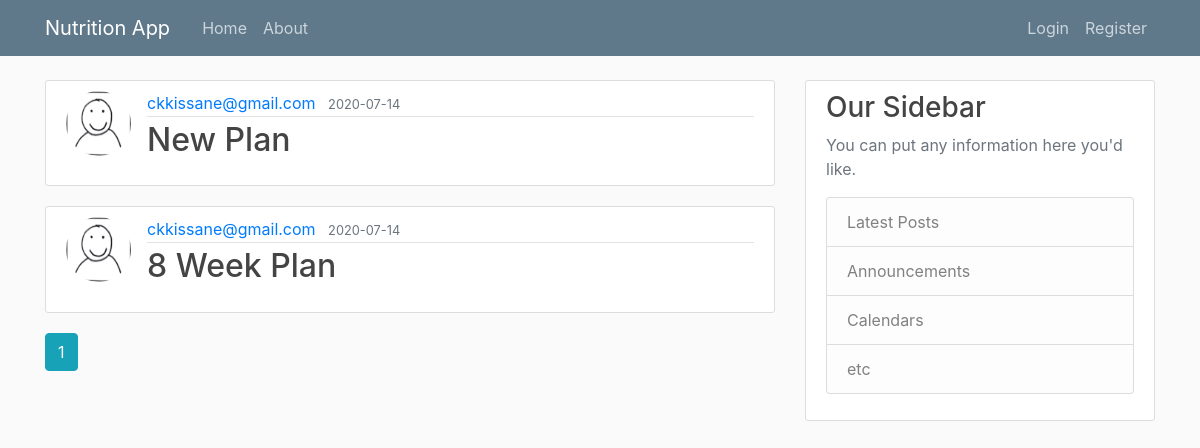
The page /home on the database its author committed.
### nutritionapp/models.py (models this page shows, shortened)
class Post(db.Model):
    id = db.Column(db.Integer, primary_key=True)
    title = db.Column(db.String(100), nullable=False)
    start_date = db.Column(db.String(100), nullable=False)
    body_weight = db.Column(db.String(100), nullable=False)
    weekly_bw1 = db.Column(db.String(100), nullable=True)
    weekly_bw2 = db.Column(db.String(100), nullable=True)
    weekly_bw3 = db.Column(db.String(100), nullable=True)
    weekly_bw4 = db.Column(db.String(100), nullable=True)
    weekly_bw5 = db.Column(db.String(100), nullable=True)
    weekly_bw6 = db.Column(db.String(100), nullable=True)
    weekly_bw7 = db.Column(db.String(100), nullable=True)
    weekly_bw8 = db.Column(db.String(100), nullable=True)
    weekly_calories1 = db.Column(db.Integer, nullable=True)
    weekly_calories2 = db.Column(db.Integer, nullable=True)
    weekly_calories3 = db.Column(db.Integer, nullable=True)
    weekly_calories4 = db.Column(db.Integer, nullable=True)
    weekly_calories5 = db.Column(db.Integer, nullable=True)
    weekly_calories6 = db.Column(db.Integer, nullable=True)
    weekly_calories7 = db.Column(db.Integer, nullable=True)
    weekly_calories8 = db.Column(db.Integer, nullable=True)
    tdee = db.Column(db.String(100), nullable=False)
    date_posted = db.Column(db.DateTime, nullable=False, default=datetime.utcnow)
    user_id = db.Column(db.Integer, db.ForeignKey('user.id'), nullable=False)

class User(db.Model, UserMixin):
    id = db.Column(db.Integer, primary_key=True)
    username = db.Column(db.String(20), unique=True, nullable=False)
    email = db.Column(db.String(120), unique=True, nullable=False)
    age = db.Column(db.Integer)
    height = db.Column(db.String(5))
    weight = db.Column(db.Integer)
    image_file = db.Column(db.String(20), nullable=False, default='generic-profile-pic.png')
    password = db.Column(db.String(60), nullable=False)
    posts = db.relationship('Post', backref='author', lazy=True)

### nutritionapp/routes.py (the view)
@app.route("/")
@app.route("/home")
def home():
    page = request.args.get('page', 1, type=int)
    posts = Post.query.order_by(Post.date_posted.desc()).paginate(page=page, per_page=5)
    return render_template('home.html', posts=posts)

### nutritionapp/templates/home.html (shortened to what this page needs)
{% extends "layout.html" %}
{% block content %}
    {% for post in posts.items %}
        <article class="media content-section">
          <img class="rounded-circle article-img" src="{{ url_for('static', filename='profile_pics/' + post.author.image_file) }}">
          <div class="media-body">
            <div class="article-metadata">
              <a class="mr-2" href="{{ url_for('user_posts', username=post.author.username) }}">{{ post.author.username }}</a>
              <small class="text-muted">{{ post.date_posted.strftime('%Y-%m-%d') }}</small>
            </div>
            <h2><a class="article-title" href="{{ url_for('post', post_id=post.id) }}">{{ post.title }}</a></h2>
          </div>
        </article>
    {% endfor %}
    {% for page_num in posts.iter_pages(left_edge=1, right_edge=1, left_current=1, right_current=2) %}
      {% if page_num %}
        {% if posts.page == page_num %}
          <a class="btn btn-info mb-4" href="{{ url_for('home', page=page_num) }}">{{ page_num }}</a>
        {% else %}
          <a class="btn btn-outline-info mb-4" href="{{ url_for('home', page=page_num) }}">{{ page_num }}</a>
        {% endif %}
      {% else %}
        ...
      {% endif %}
    {% endfor %}
{% endblock content %}

### nutritionapp/templates/layout.html (shortened to what this page needs)
<!DOCTYPE html>
<html>
<head>
    <link rel="stylesheet" href="https://maxcdn.bootstrapcdn.com/bootstrap/4.0.0/css/bootstrap.min.css">
    <link rel="stylesheet" type="text/css" href="{{ url_for('static', filename='main.css') }}">
</head>
<body>
    <header class="site-header">
      <nav class="navbar navbar-expand-md navbar-dark bg-steel fixed-top">
        <div class="container">
          <a class="navbar-brand mr-4" href="/">Nutrition App</a>
          <div class="collapse navbar-collapse" id="navbarToggle">
            <div class="navbar-nav mr-auto">
              <a class="nav-item nav-link" href="{{ url_for('home') }}">Home</a>
              <a class="nav-item nav-link" href="{{ url_for('about') }}">About</a>
            </div>
            <div class="navbar-nav">
              {% if current_user.is_authenticated %}
                <a class="nav-item nav-link" href="{{ url_for('new_post') }}">New Post</a>
                <a class="nav-item nav-link" href="{{ url_for('account') }}">Account</a>
                <a class="nav-item nav-link" href="{{ url_for('logout') }}">Logout</a>
              {% else %}
                <a class="nav-item nav-link" href="{{ url_for('login') }}">Login</a>
                <a class="nav-item nav-link" href="{{ url_for('register') }}">Register</a>
              {% endif %}
            </div>
          </div>
        </div>
      </nav>
    </header>
    <main role="main" class="container">
      <div class="row">
        <div class="col-md-8">
          {% block content %}{% endblock %}
        </div>
        <div class="col-md-4">
          <div class="content-section">
            <h3>Our Sidebar</h3>
            <p class='text-muted'>You can put any information here you'd like.
              <ul class="list-group">
                <li class="list-group-item list-group-item-light">Latest Posts</li>
                <li class="list-group-item list-group-item-light">Announcements</li>
                <li class="list-group-item list-group-item-light">Calendars</li>
                <li class="list-group-item list-group-item-light">etc</li>
              </ul>
            </p>
          </div>
        </div>
      </div>
    </main>
</body>
</html>

### nutritionapp/static/main.css (style rules this page uses)
body { background: #fafafa; color: #333333; margin-top: 5rem; }
h1, h2, h3, h4, h5, h6 { color: #444444; }
.bg-steel { background-color: #5f788a; }
.site-header .navbar-nav .nav-link { color: #cbd5db; }
.content-section { background: #ffffff; padding: 10px 20px; border: 1px solid #dddddd; border-radius: 3px; margin-bottom: 20px; }
.article-title { color: #444444; }
.article-img { height: 65px; width: 65px; margin-right: 16px; }
.article-metadata { padding-bottom: 1px; margin-bottom: 4px; border-bottom: 1px solid #e3e3e3 }

### rows shown on the page
Post: image_file (picture), author.username "ckkissane@gmail.com", date_posted "2020-07-14", title "New Plan"
Post: image_file (picture), author.username "ckkissane@gmail.com", date_posted "2020-07-14", title "8 Week Plan"

### other values the page prints
{{ page_num }} "1"
